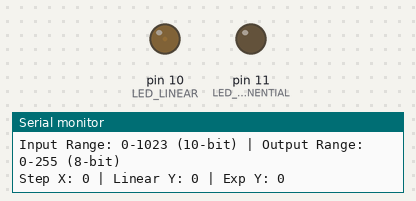
Recording of a sketch running on a simulated Arduino Uno, built with avr-gcc and run on an emulated ATmega328P. Parts: output pins drawn as LEDs (lit = HIGH), the last lines printed to the serial monitor.

Above: at 3.05 s.
At 5.55 s:
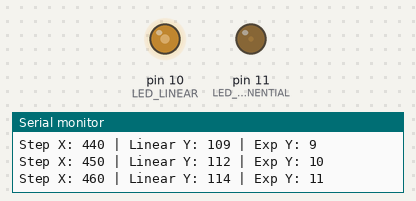
At 8.1 s:
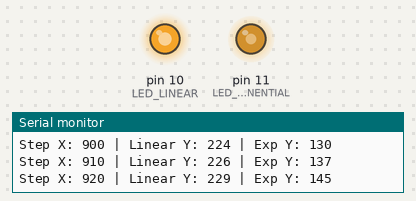
At 13.15 s:
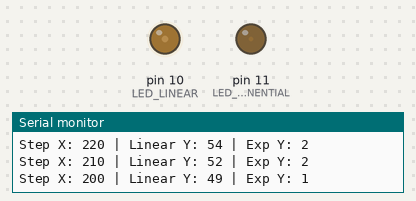
Timing chart, 0 to 17.6 s (numbered marks = the images above):
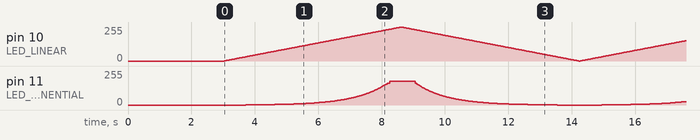

The sketch:

001-Lin-vs-Exp-LED-Control.ino
```cpp
// (licence header left out)
const int LED_EXPONENTIAL = 11;
const int LED_LINEAR = 10;
const int FADE_DELAY = 5;       // 5ms delay * 1024 steps = ~5.2s per fade cycle phase
const int BOOT_DELAY = 3000;    // Safety delay to initialize Serial Monitor

int x = 0;              // 10-bit virtual counter (Range: 0 - 1023)
int fadeAmount = 1;     // Unitary increment for maximum resolution

void setup() {
  Serial.begin(115200);
  pinMode(LED_LINEAR, OUTPUT);
  pinMode(LED_EXPONENTIAL, OUTPUT);

  // Wait for Serial connection
  while (!Serial);

  delay(BOOT_DELAY);
  Serial.println();
  Serial.println("--- Mechatronics Lab: Linear vs. Exponential Comparison ---");
  Serial.println("Input Range: 0-1023 (10-bit) | Output Range: 0-255 (8-bit)");
}

void loop() {
  // 1. LINEAR MANAGEMENT (Pin 10)
  // Standard proportional scaling: y = (255/1023) * x
  // At 50% of the cycle (x=511), the LED is already at 50% power (y=127).
  float yLinear = (255.0 / 1023.0) * x;

  // 2. EXPONENTIAL MANAGEMENT (Pin 11)
  // Based on the formula: y = (2^(x / 127.875)) - 1
  // This divides the 1024 steps into 8 "octaves" (1024 / 127.875 = 8).
  // At 50% of the cycle (x=511), the LED is only at ~6% power (y=15).
  float yExp = pow(2, (x / 127.875)) - 1;

  // 3. MONITORING
  // Printing every 10 steps to maintain performance and readability
  if (x % 10 == 0) {
    Serial.print("Step X: ");      Serial.print(x);
    Serial.print(" | Linear Y: "); Serial.print((int)yLinear);
    Serial.print(" | Exp Y: ");    Serial.println((int)yExp);
  }

  // 4. SIGNAL OUTPUT
  // We cast the float values to int for the analogWrite function
  analogWrite(LED_LINEAR, (int)yLinear);
  analogWrite(LED_EXPONENTIAL, (int)yExp);

  // 5. BOUNCE LOGIC
  x += fadeAmount;

  // Reverse direction when boundaries (0 or 1023) are reached
  if (x <= 0 || x >= 1023) {
    fadeAmount = -fadeAmount;
  }

  delay(FADE_DELAY);
}
```
